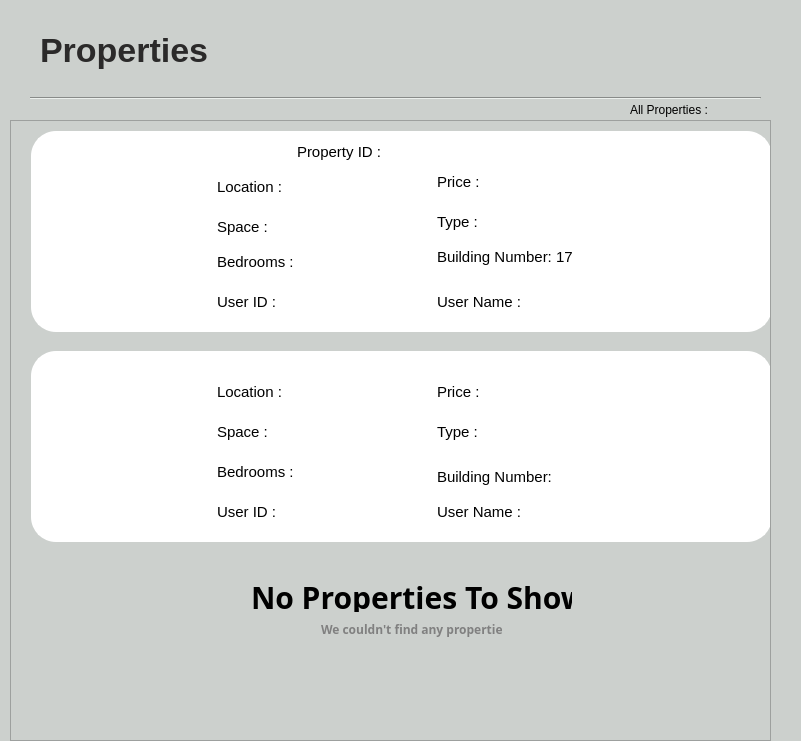
<?xml version="1.0" encoding="UTF-8"?>
<ui version="4.0">
 <class>PropertiesDashboardClass</class>
 <widget class="QWidget" name="PropertiesDashboardClass">
  <property name="geometry">
   <rect>
    <x>0</x>
    <y>0</y>
    <width>801</width>
    <height>741</height>
   </rect>
  </property>
  <property name="windowTitle">
   <string>PropertiesDashboard</string>
  </property>
  <widget class="QWidget" name="widget_2" native="true">
   <property name="geometry">
    <rect>
     <x>0</x>
     <y>0</y>
     <width>801</width>
     <height>741</height>
    </rect>
   </property>
   <property name="styleSheet">
    <string notr="true">QWidget
{
background-color:#CCD0CD;

}</string>
   </property>
   <widget class="QLabel" name="label">
    <property name="geometry">
     <rect>
      <x>40</x>
      <y>20</y>
      <width>181</width>
      <height>61</height>
     </rect>
    </property>
    <property name="styleSheet">
     <string notr="true">QLabel
{
font-size:34px;
font-weight:bold;
color:#2B2A2A;
}</string>
    </property>
    <property name="text">
     <string>Properties</string>
    </property>
   </widget>
   <widget class="Line" name="line_8">
    <property name="geometry">
     <rect>
      <x>30</x>
      <y>90</y>
      <width>731</width>
      <height>16</height>
     </rect>
    </property>
    <property name="orientation">
     <enum>Qt::Orientation::Horizontal</enum>
    </property>
   </widget>
   <widget class="QScrollArea" name="scrollArea_2">
    <property name="geometry">
     <rect>
      <x>10</x>
      <y>120</y>
      <width>761</width>
      <height>621</height>
     </rect>
    </property>
    <property name="verticalScrollBarPolicy">
     <enum>Qt::ScrollBarPolicy::ScrollBarAsNeeded</enum>
    </property>
    <property name="sizeAdjustPolicy">
     <enum>QAbstractScrollArea::SizeAdjustPolicy::AdjustToContents</enum>
    </property>
    <property name="widgetResizable">
     <bool>true</bool>
    </property>
    <widget class="QWidget" name="scrollAreaWidgetContents_2">
     <property name="geometry">
      <rect>
       <x>0</x>
       <y>0</y>
       <width>759</width>
       <height>619</height>
      </rect>
     </property>
     <widget class="QLabel" name="label_38">
      <property name="geometry">
       <rect>
        <x>240</x>
        <y>460</y>
        <width>321</width>
        <height>31</height>
       </rect>
      </property>
      <property name="styleSheet">
       <string notr="true">QLabel{
font-size:30px;
font-family:sans-serif;
font-weight:600;
}</string>
      </property>
      <property name="text">
       <string>No Properties To Show</string>
      </property>
     </widget>
     <widget class="QLabel" name="label_39">
      <property name="geometry">
       <rect>
        <x>310</x>
        <y>500</y>
        <width>181</width>
        <height>16</height>
       </rect>
      </property>
      <property name="styleSheet">
       <string notr="true">QLabel{
font-family:sans-serif;
color:#808080;
font-weight:600;
}</string>
      </property>
      <property name="text">
       <string>We couldn't find any properties </string>
      </property>
     </widget>
     <widget class="QFrame" name="frame_2">
      <property name="geometry">
       <rect>
        <x>20</x>
        <y>10</y>
        <width>741</width>
        <height>201</height>
       </rect>
      </property>
      <property name="styleSheet">
       <string notr="true">QFrame{
  border-radius: 25px;
  border: 2px solid white ;
background-color:white;

}
QPushButton{
  border-radius: 10px;
  background: #699CCC;
color:white;



}
QPushButton:hover{
background: #CCD0CD;
color:Black;
}

#pushButton_2{
background: #FF7F7F;
}
#pushButton_2:hover{
background: #CCD0CD;
color:Black;
}
QLabel{
font-size:15px;
}</string>
      </property>
      <property name="frameShape">
       <enum>QFrame::Shape::StyledPanel</enum>
      </property>
      <property name="frameShadow">
       <enum>QFrame::Shadow::Raised</enum>
      </property>
      <widget class="QLabel" name="label_12">
       <property name="geometry">
        <rect>
         <x>20</x>
         <y>40</y>
         <width>151</width>
         <height>151</height>
        </rect>
       </property>
       <property name="styleSheet">
        <string notr="true">#label_2{color:black;}</string>
       </property>
       <property name="text">
        <string/>
       </property>
       <property name="pixmap">
        <pixmap resource="Resource.qrc">:/Assets/home128.png</pixmap>
       </property>
       <property name="scaledContents">
        <bool>true</bool>
       </property>
      </widget>
      <widget class="QLabel" name="label_13">
       <property name="geometry">
        <rect>
         <x>180</x>
         <y>40</y>
         <width>211</width>
         <height>31</height>
        </rect>
       </property>
       <property name="text">
        <string>Location :</string>
       </property>
      </widget>
      <widget class="QLabel" name="label_14">
       <property name="geometry">
        <rect>
         <x>180</x>
         <y>80</y>
         <width>201</width>
         <height>31</height>
        </rect>
       </property>
       <property name="text">
        <string>Space :</string>
       </property>
      </widget>
      <widget class="QLabel" name="label_25">
       <property name="geometry">
        <rect>
         <x>180</x>
         <y>120</y>
         <width>211</width>
         <height>21</height>
        </rect>
       </property>
       <property name="text">
        <string>Bedrooms :</string>
       </property>
      </widget>
      <widget class="QLabel" name="label_26">
       <property name="geometry">
        <rect>
         <x>400</x>
         <y>40</y>
         <width>231</width>
         <height>21</height>
        </rect>
       </property>
       <property name="text">
        <string>Price : </string>
       </property>
      </widget>
      <widget class="QLabel" name="label_27">
       <property name="geometry">
        <rect>
         <x>400</x>
         <y>80</y>
         <width>211</width>
         <height>21</height>
        </rect>
       </property>
       <property name="text">
        <string>Type :</string>
       </property>
      </widget>
      <widget class="QLabel" name="label_28">
       <property name="geometry">
        <rect>
         <x>400</x>
         <y>110</y>
         <width>331</width>
         <height>31</height>
        </rect>
       </property>
       <property name="text">
        <string>Building Number: 17  </string>
       </property>
      </widget>
      <widget class="QLabel" name="label_29">
       <property name="geometry">
        <rect>
         <x>180</x>
         <y>160</y>
         <width>221</width>
         <height>21</height>
        </rect>
       </property>
       <property name="text">
        <string>User ID :</string>
       </property>
      </widget>
      <widget class="QLabel" name="label_30">
       <property name="geometry">
        <rect>
         <x>400</x>
         <y>160</y>
         <width>211</width>
         <height>21</height>
        </rect>
       </property>
       <property name="text">
        <string>User Name :</string>
       </property>
      </widget>
      <widget class="QToolButton" name="toolButton">
       <property name="geometry">
        <rect>
         <x>680</x>
         <y>20</y>
         <width>31</width>
         <height>22</height>
        </rect>
       </property>
       <property name="styleSheet">
        <string notr="true">QToolButton{
background:white;
border:none;
}</string>
       </property>
       <property name="text">
        <string/>
       </property>
       <property name="icon">
        <iconset resource="Resource.qrc">
         <normaloff>:/Assets/more32.png</normaloff>:/Assets/more32.png</iconset>
       </property>
       <property name="iconSize">
        <size>
         <width>32</width>
         <height>32</height>
        </size>
       </property>
      </widget>
      <widget class="QLabel" name="label_46">
       <property name="geometry">
        <rect>
         <x>260</x>
         <y>10</y>
         <width>231</width>
         <height>21</height>
        </rect>
       </property>
       <property name="text">
        <string>Property ID : </string>
       </property>
      </widget>
     </widget>
     <widget class="QFrame" name="frame_5">
      <property name="geometry">
       <rect>
        <x>20</x>
        <y>230</y>
        <width>741</width>
        <height>191</height>
       </rect>
      </property>
      <property name="styleSheet">
       <string notr="true">QFrame{
  border-radius: 25px;
  border: 2px solid white ;
background-color:white;

}
QPushButton{
  border-radius: 10px;
  background: #699CCC;
color:white;



}
QPushButton:hover{
background: #CCD0CD;
color:Black;
}

#pushButton_2{
background: #FF7F7F;
}
#pushButton_2:hover{
background: #CCD0CD;
color:Black;
}
QLabel{
font-size:15px;
}</string>
      </property>
      <property name="frameShape">
       <enum>QFrame::Shape::StyledPanel</enum>
      </property>
      <property name="frameShadow">
       <enum>QFrame::Shadow::Raised</enum>
      </property>
      <widget class="QLabel" name="label_31">
       <property name="geometry">
        <rect>
         <x>20</x>
         <y>20</y>
         <width>151</width>
         <height>161</height>
        </rect>
       </property>
       <property name="styleSheet">
        <string notr="true">#label_2{color:black;}</string>
       </property>
       <property name="text">
        <string/>
       </property>
       <property name="pixmap">
        <pixmap resource="Resource.qrc">:/Assets/home128.png</pixmap>
       </property>
       <property name="scaledContents">
        <bool>true</bool>
       </property>
      </widget>
      <widget class="QLabel" name="label_33">
       <property name="geometry">
        <rect>
         <x>180</x>
         <y>30</y>
         <width>211</width>
         <height>21</height>
        </rect>
       </property>
       <property name="text">
        <string>Location :</string>
       </property>
      </widget>
      <widget class="QLabel" name="label_34">
       <property name="geometry">
        <rect>
         <x>180</x>
         <y>70</y>
         <width>201</width>
         <height>21</height>
        </rect>
       </property>
       <property name="text">
        <string>Space :</string>
       </property>
      </widget>
      <widget class="QLabel" name="label_35">
       <property name="geometry">
        <rect>
         <x>180</x>
         <y>110</y>
         <width>211</width>
         <height>21</height>
        </rect>
       </property>
       <property name="text">
        <string>Bedrooms :</string>
       </property>
      </widget>
      <widget class="QLabel" name="label_36">
       <property name="geometry">
        <rect>
         <x>400</x>
         <y>30</y>
         <width>231</width>
         <height>21</height>
        </rect>
       </property>
       <property name="text">
        <string>Price : </string>
       </property>
      </widget>
      <widget class="QLabel" name="label_37">
       <property name="geometry">
        <rect>
         <x>400</x>
         <y>70</y>
         <width>211</width>
         <height>21</height>
        </rect>
       </property>
       <property name="text">
        <string>Type :</string>
       </property>
      </widget>
      <widget class="QLabel" name="label_40">
       <property name="geometry">
        <rect>
         <x>400</x>
         <y>110</y>
         <width>191</width>
         <height>31</height>
        </rect>
       </property>
       <property name="text">
        <string>Building Number:</string>
       </property>
      </widget>
      <widget class="QLabel" name="label_41">
       <property name="geometry">
        <rect>
         <x>180</x>
         <y>150</y>
         <width>221</width>
         <height>21</height>
        </rect>
       </property>
       <property name="text">
        <string>User ID :</string>
       </property>
      </widget>
      <widget class="QLabel" name="label_42">
       <property name="geometry">
        <rect>
         <x>400</x>
         <y>150</y>
         <width>211</width>
         <height>21</height>
        </rect>
       </property>
       <property name="text">
        <string>User Name :</string>
       </property>
      </widget>
      <widget class="QToolButton" name="toolButton_2">
       <property name="geometry">
        <rect>
         <x>680</x>
         <y>20</y>
         <width>31</width>
         <height>22</height>
        </rect>
       </property>
       <property name="styleSheet">
        <string notr="true">QToolButton{
background:white;
border:none;
}</string>
       </property>
       <property name="text">
        <string/>
       </property>
       <property name="icon">
        <iconset resource="Resource.qrc">
         <normaloff>:/Assets/more32.png</normaloff>:/Assets/more32.png</iconset>
       </property>
       <property name="iconSize">
        <size>
         <width>32</width>
         <height>32</height>
        </size>
       </property>
      </widget>
      <widget class="QPushButton" name="pushButton_7">
       <property name="geometry">
        <rect>
         <x>0</x>
         <y>-10</y>
         <width>75</width>
         <height>61</height>
        </rect>
       </property>
       <property name="styleSheet">
        <string notr="true">QPushButton{
background-color:transparent;
border:none;
}</string>
       </property>
       <property name="text">
        <string/>
       </property>
       <property name="icon">
        <iconset resource="Resource.qrc">
         <normaloff>:/Assets/bookmarkv2.png</normaloff>:/Assets/bookmarkv2.png</iconset>
       </property>
       <property name="iconSize">
        <size>
         <width>40</width>
         <height>40</height>
        </size>
       </property>
      </widget>
     </widget>
    </widget>
   </widget>
   <widget class="QLabel" name="label_45">
    <property name="geometry">
     <rect>
      <x>630</x>
      <y>100</y>
      <width>131</width>
      <height>20</height>
     </rect>
    </property>
    <property name="styleSheet">
     <string notr="true">#label_11{
color:black;
  border-radius: 25px;


font-size:15px;
}</string>
    </property>
    <property name="text">
     <string>All Properties :</string>
    </property>
   </widget>
   <zorder>line_8</zorder>
   <zorder>scrollArea_2</zorder>
   <zorder>label</zorder>
   <zorder>label_45</zorder>
  </widget>
 </widget>
 <layoutdefault spacing="6" margin="11"/>
 <resources>
  <include location="Resource.qrc"/>
 </resources>
 <connections/>
</ui>
